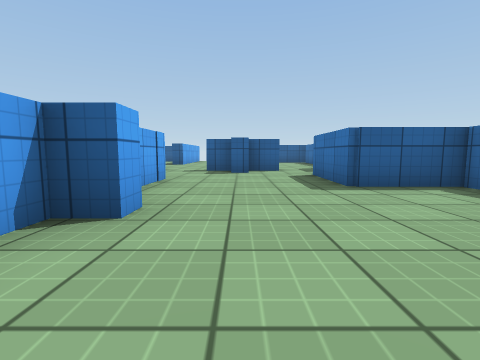
[1] (above)

21 first-person views from a walk through a scene from a Unity 3-D project. The camera is 0.58 m above the floor, tilts 6° down and sees 85° across. The floor is counted in squares, 1 m on a side. Each view is taken from the middle of a square. On the plan, view 1 faces up. The plan holds only what a view shows up to about 9 squares ahead; the rest is blank. The player is left out. Surface patterns are stand-ins for the level's own textures.

[2]
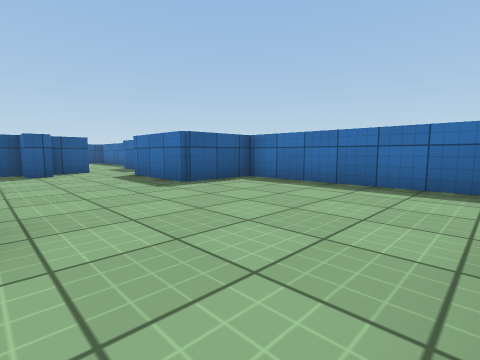

[3]
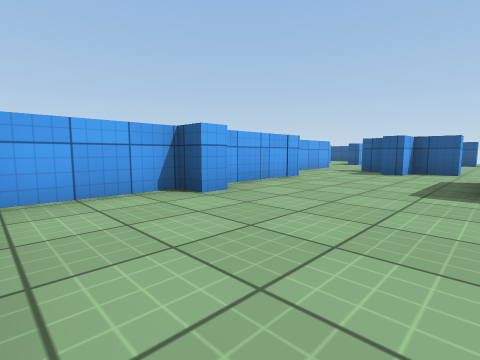

[4]
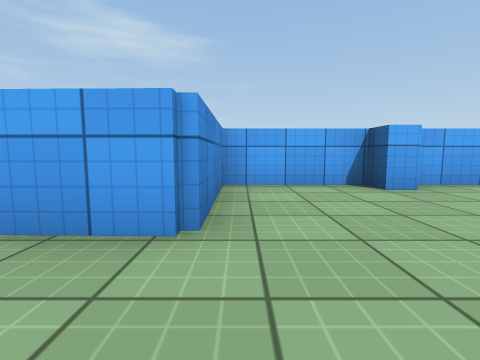

[5]
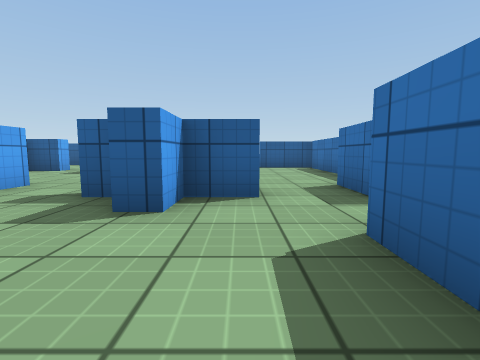

[6]
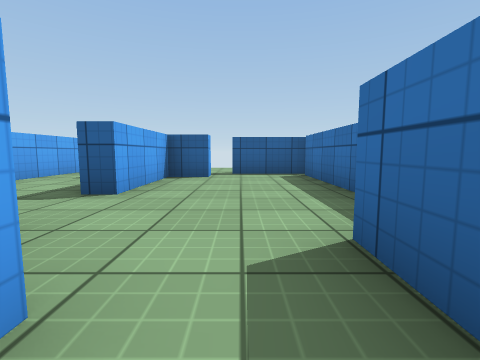

[7]
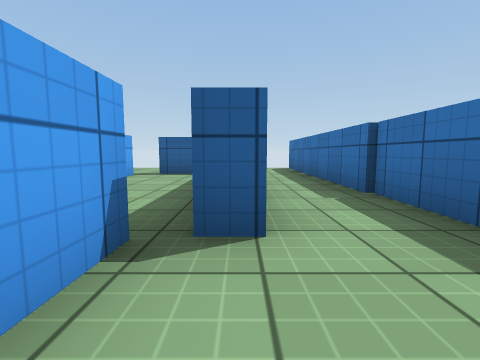

[8]
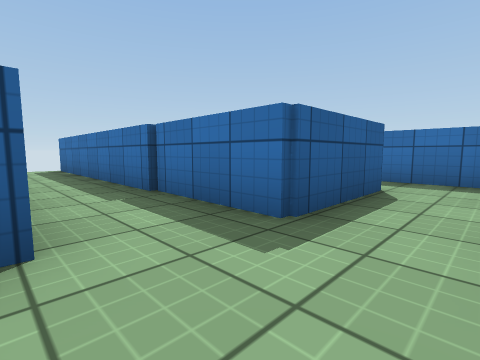

[9]
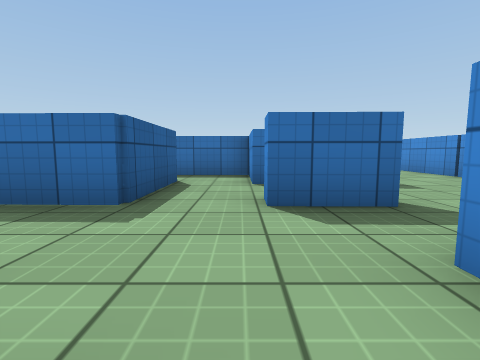

[10]
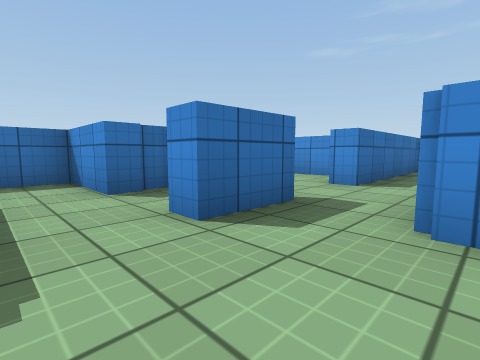

[11]
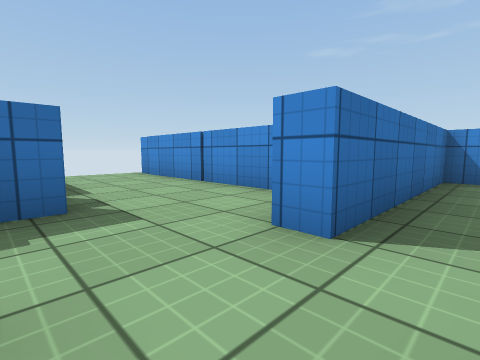

[12]
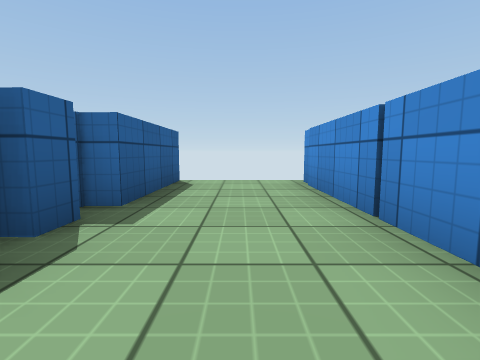

[13]
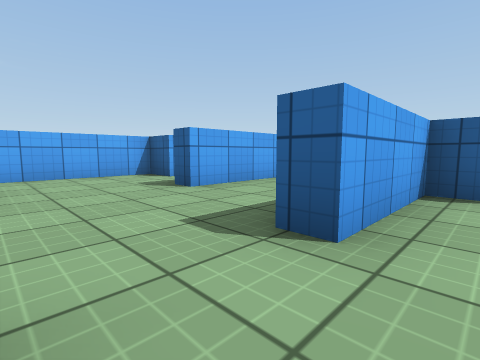

[14]
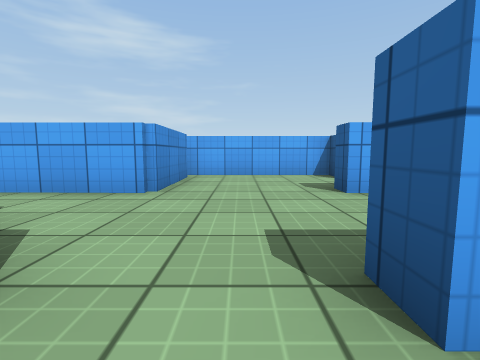

[15]
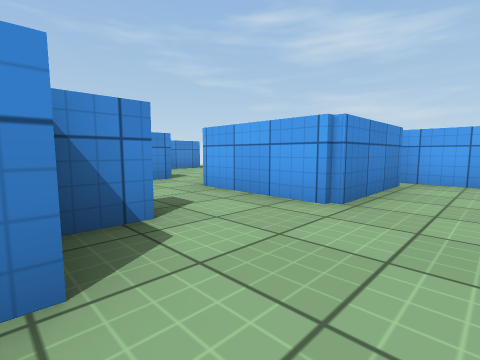

[16]
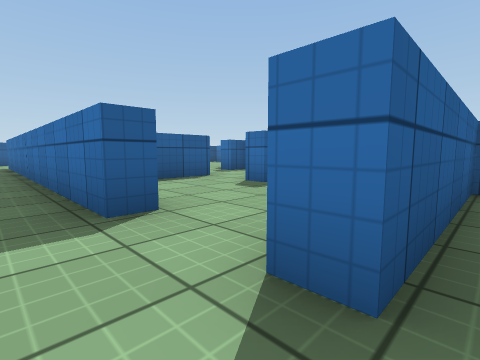

[17]
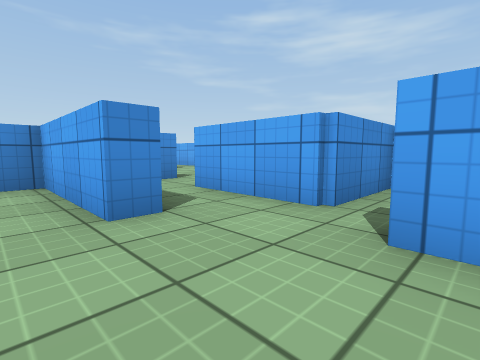

[18]
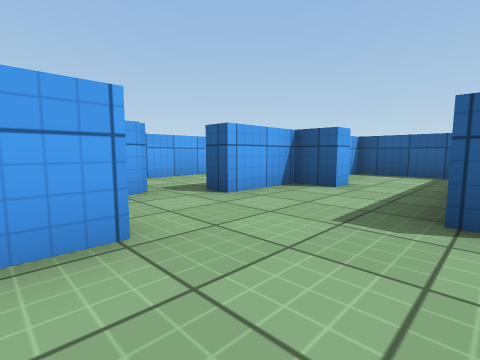

[19]
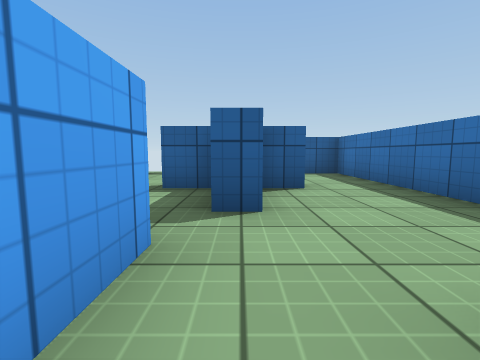

[20]
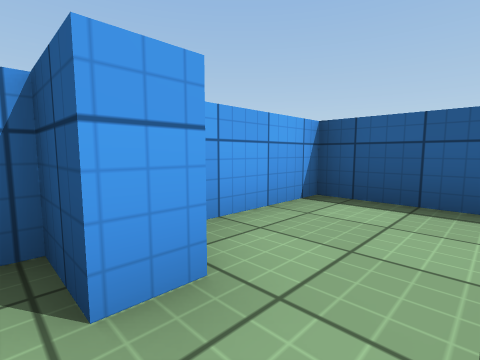

[21]
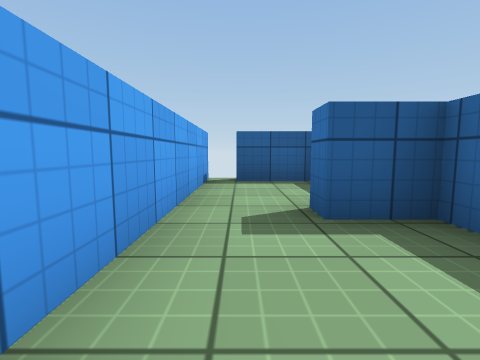

### Floor plan
Points are (right, up) in squares from view 1. A wall is a line through its corners. A room is listed if a view was taken in it or the views show most of it. See-through windows are left out.
Room 1 (views 1, 2, 3, 4, 5)
walls: (-1, 2.9) (-1, 2.3) (-1.7, 2.3) (-1.7, -0.3) (1.2, -0.3) (1.2, -1.7); (-1.7, 5.9) (-1.7, 3.1); (3.8, 0.1) (3.8, 4.4) (1.9, 4.4) (1.9, 6.9); (0.3, 7.5) (-0.2, 7.5) (-0.2, 8.4) (-1.1, 8.4) (-1.1, 8.9); (-2.7, 9.9) (-2.8, 7.3)
ways out: opening at (1, 7) to room 2; opening at (-2, 10) to room 4; opening at (-3, 7) to room 9
Room 2 (views 6, 7, 8, 9, 10, 11, 12)
walls: (5.8, 6.2) (5.8, 7.8) (6.4, 7.8); (7.9, 5.4) (7.9, 7.8); (8.4, 9.3) (5.9, 9.3) (6, 15.5); (9.3, 5.4) (8.7, 5.4); (4, 6.9) (4.5, 6.9); (4.3, 9.8) (3.6, 9.8); (7, 2.8) (12.2, 2.8); (3.3, 9.8) (3.2, 8.8); (12.4, 5.3) (9.8, 5.4) (9.8, 5.7); (1.3, 8.4) (0.3, 8.4) (0.3, 7.5); (5.3, -0.4) (5.7, -0.4) (5.8, 4.4) (6.4, 4.4)
ways out: opening at (1, 7) to room 1; opening at (2, 9) to room 3; opening at (8, 9) to room 7; opening at (5, 16)
Room 3 (views 13, 14)
walls: (3.8, 11.7) (3.8, 14.9); (1.3, 14.8) (1.3, 14.2) (0.3, 14.2) (0.3, 11.6); (1.3, 8.9) (1.3, 8.4); (2.7, 8.4) (2.8, 9.8); (3.9, 15.2) (1.8, 15.2)
ways out: opening at (2, 9) to room 2; opening at (0, 10.5) to room 4
Room 4 (view 15)
walls: (0.3, 11.6) (-0.2, 11.6); (-2.6, 14.6) (-2.7, 12.5); (-1.1, 8.9) (-0.4, 8.9)
ways out: opening at (-2, 10) to room 1; opening at (0, 10.5) to room 3; opening at (-3, 11.5) to room 10; opening at (-2, 14)
Room 5 (view 16)
walls: (-2.1, 2.3) (-6, 2.3) (-6, 2.9)
ways out: opening at (-7, 3)
Room 6 (views 17, 18, 20)
walls: (9.8, 10.7) (10.3, 10.7) (10.3, 7.8) (10.9, 7.8); (11.7, 12.9) (11.7, 14.6); (8.4, 11.8) (8.4, 10.6); (10.1, 14.8) (10.1, 14.2) (9.2, 14.2) (9.2, 12.5) (8.6, 12.5)
ways out: opening at (9, 10) to room 7; opening at (8, 12) to room 8; opening at (11, 14) to room 12
Room 7 (view 19)
walls: (8.4, 10.6) (8.4, 9.3); (7.9, 7.8) (9.8, 7.8) (9.8, 9.7)
ways out: opening at (8, 9) to room 2; opening at (9, 10) to room 6
Room 8 (view 21)
walls: (8, 14.1) (8, 14.7); (6.3, 14.5) (6.3, 11.8) (8.4, 11.8); (8.7, 13.7) (8.7, 14.2) (7.6, 14.2)
ways out: opening at (8, 12) to room 6; opening at (7, 14) to room 11
Room 9 (no view inside)
walls: (-3.1, 5.2) (-3.1, 5.8) (-2.5, 5.8); (-2.8, 7.3) (-4.2, 7.3)
ways out: opening at (-3, 7) to room 1; opening at (-6, 4)
Room 10 (no view inside)
walls: (-2.7, 12.5) (-3.2, 12.5); (-4.7, 13.9) (-4.7, 13.3) (-5.7, 13.3) (-5.7, 9.6); (-5.3, 9.9) (-2.7, 9.9)
ways out: opening at (-3, 11.5) to room 4
Room 11 (no view inside)
walls: (6.3, 17.7) (6.3, 14.5); (8.5, 17.3) (6.9, 17.3)
ways out: opening at (7, 14) to room 8; gap at (7, 18)
Room 12 (no view inside)
walls: (11.7, 14.6) (11.7, 17.3) (9.2, 17.3) (9.2, 15.2)
ways out: opening at (11, 14) to room 6

Where each view was taken, in squares from view 1:
view 1: 0 up, 0 right, facing up
view 2: 0 up, 1 left, facing up-right
view 3: 0 up, 2 right, facing up-left
view 4: 0 up, 3 right, facing left
view 5: 5 up, 1 right, facing up
view 6: 8 up, 2 right, facing up
view 7: 8 up, 4 right, facing up
view 8: 8 up, 4 right, facing up-right
view 9: 8 up, 3 right, facing right
view 10: 9 up, 4 right, facing down-right
view 11: 6 up, 5 right, facing down-right
view 12: 4 up, 7 right, facing right
view 13: 10 up, 1 right, facing up-left
view 14: 11 up, 1 right, facing left
view 15: 11 up, 0 right, facing down-left
view 16: 2 up, 7 left, facing up-right
view 17: 13 up, 11 right, facing down-left
view 18: 10 up, 12 right, facing up-left
view 19: 10 up, 9 right, facing up
view 20: 14 up, 11 right, facing up-left
view 21: 12 up, 7 right, facing up
